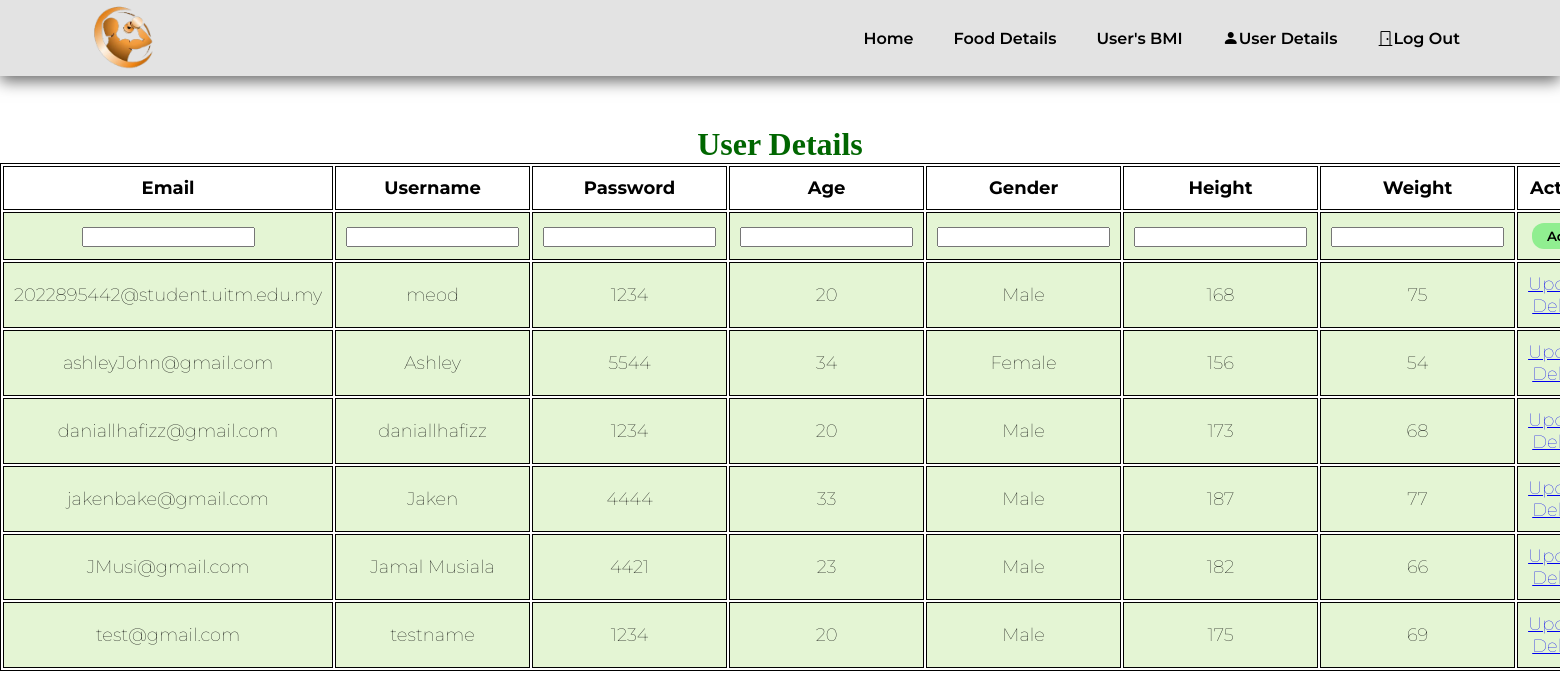
/adminuser.php (signed in), run on an earlier commit of the app's database.
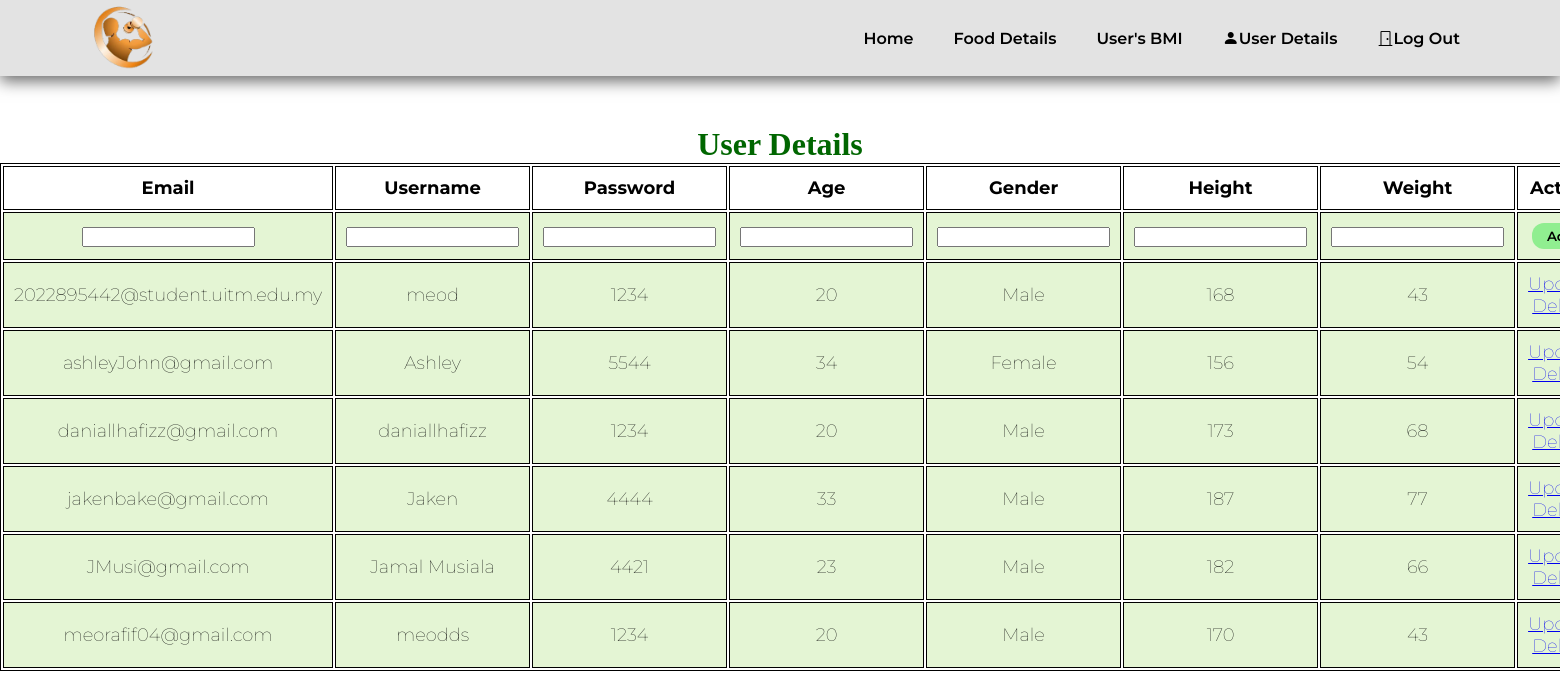
And on a later commit of the database.
### tables this page shows
CREATE TABLE `user` (
  `email` varchar(35) NOT NULL,
  `username` varchar(25) NOT NULL,
  `pass_word` int NOT NULL,
  `age` int NOT NULL,
  `gender` varchar(10) NOT NULL,
  `height` int NOT NULL,
  `weight` int NOT NULL
);

### adminuser.php (the view, shortened to what this page needs)
<?php
include 'conn.php';
$sql = " SELECT * FROM user ORDER BY email ASC ";
$result = $conn->query($sql);
?>
<!DOCTYPE html>
<html lang="en">
<head>
    <link rel="stylesheet" href="https://cdn.jsdelivr.net/npm/bootstrap-icons@1.8.3/font/bootstrap-icons.css">
    <link rel="stylesheet" href="css/home.css">
</head>
<body>
<section id="header">
        <a href="#"><img id="logo" src="newlogo2.png" alt="" class="logo" width="90" height=auto></a>
        <div>
            <ul id="navbar">
                <li><a href="adminhome.php">Home</a></li>
                <li><a href="adminfood.php">Food Details</a></li>
                <li><a href="adminbmi.php">User's BMI</a></li>
                <li><a href="adminuser.php"><i class='bi bi-person-fill'></i>User Details</a></li>
                <li><a href="login.php"><i class="bi bi-door-closed"></i>Log Out</a></li>
            </ul>
        </div>
    </section>
    <section>
        <h1>User Details</h1>
        <table>
            <tr>
                <th>Email</th>
                <th>Username</th>
                <th>Password</th>
                <th>Age</th>
                <th>Gender</th>
                <th>Height</th>
                <th>Weight</th>
                <th>Action</th>
            </tr>
            <tr>
                <form action="" method="post">
                    <td><input type="text" name="email"></td>
                    <td><input type="text" name="username"></td>
                    <td><input type="text" name="password"></td>
                    <td><input type="text" name="age"></td>
                    <td><input type="text" name="gender"></td>
                    <td><input type="text" name="height"></td>
                    <td><input type="text" name="weight"></td>
                    <td><a href=""><button name="addBtn" style="background-color: lightgreen;">Add</button></a></td>
                </form>
            </tr>
            <?php
                while($rows=$result->fetch_assoc())
                {
            ?>
            <tr>
                <td><?php echo $rows['email'];?></td>
                <td><?php echo $rows['username'];?></td>
                <td><?php echo $rows['pass_word'];?></td>
                <td><?php echo $rows['age'];?></td>
                <td><?php echo $rows['gender'];?></td>
                <td><?php echo $rows['height'];?></td>
                <td><?php echo $rows['weight'];?></td>
                <td><?php echo "<a href=updateuser.php?email=$rows[email]>Update</a>";?>
                <?php echo "<a href=delete.php?email=$rows[email]>Delete</a>";?></td>
            </tr>
            <?php
                }
            ?>
        </table>
    </section>
</body>
</html>

What changed in the data, as far as the page shows it:
removed user: email "test@gmail.com", username "testname", pass_word "1234", age "20", gender "Male", height "175", weight "69"
changed user "2022895442@student.uitm.edu.my": weight "75" → "43"
added user: email "meorafif04@gmail.com", username "meodds", pass_word "1234", age "20", gender "Male", height "170", weight "43"
